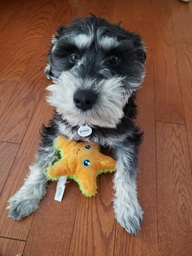
#> input picture Data/Dog.jpg, 192 x 256 px, shrunk from 756 x 1008 before the run, found by its file name
$ jupyter execute correlogram.ipynb
#> lines starting #> are read from the running program, lines starting #| are printed output that depends on the picture
[cell 1]
# This program is for the book "Digital Image Processing" by Dr. Mahmood Azimi-Sadjadi.
# Copyright Copyright (c) 2026 Yifan Yang and Dr. Mahmood Azimi-Sadjadi.
# Contact: mahmood.azimi-sadjadi@colostate.edu

[cell 2]
# give colab access to google drive
from google.colab import drive
drive.mount('/content/drive')

[cell 3]
# @title
import numpy as np
from skimage import io, color
import matplotlib.pyplot as plt
import pandas as pd
import cv2 as cv
import seaborn as sns

work_path = '/content/drive/MyDrive/DigitalImageProcessing/'

image_path=work_path + 'Data/Dog.jpg'
image=io.imread(image_path)
#> image is the input picture: shape (256, 192, 3); mean R, G, B 128.8, 94.2, 76
plt.imshow(image)
plt.title("Original Image")
plt.axis('off')
plt.show()

def color_quantization_kmeans(image_path, k_colors):
    """
    Performs color quantization on an image using K-Means clustering.

    Args:
        image_path (str): The path to the input image.
        k_colors (int): The desired number of colors in the quantized image.

    Returns:
        tuple: A tuple containing:
            - numpy.ndarray: The 2D array of color labels (indices from 0 to k_colors-1).
            - numpy.ndarray: The color-quantized image (3D, for display).
    """
#> called with k_colors = 8
    # Load the image
    img = cv.imread(image_path)
    if img is None:
        print(f"Error: Could not load image from {image_path}")
        return None, None

    # Reshape the image to a 2D array of pixels, each with 3 color channels (BGR from OpenCV)
    pixel_data = img.reshape((-1, 3))

    # Convert to float32 for K-Means processing
    pixel_data = np.float32(pixel_data)

    # Define K-Means criteria:
    criteria = (cv.TERM_CRITERIA_EPS + cv.TERM_CRITERIA_MAX_ITER, 10, 1.0)

    # Apply K-Means clustering
    compactness, labels, centers = cv.kmeans(
        pixel_data, k_colors, None, criteria, 10, cv.KMEANS_RANDOM_CENTERS)
#> compactness = 25946492.5; centers = [[56.29, 80.77, 135.3], [41.57, 39.02, 38.7], [81.53, 107.8, 158.2], [209, 206.7, 196.9], [82.31, 168.4, 214.6], [112.2, 107.7, 100.4], [163.2, 162.5, 155.3], [29.01, 54.14, 106.7]]

    # Convert cluster centers back to uint8 (color values)
    centers = np.uint8(centers)
#> centers = [[56, 80, 135], [41, 39, 38], [81, 107, 158], [208, 206, 196], [82, 168, 214], [112, 107, 100], [163, 162, 155], [29, 54, 106]]

    # Map each pixel's label to its corresponding cluster center color
    quantized_pixels = centers[labels.flatten()]

    # Reshape the quantized pixel data back to the original image dimensions for display
    quantized_image_display = quantized_pixels.reshape((img.shape))
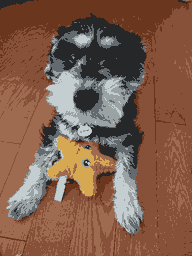
#> quantized_image_display: shape (256, 192, 3); mean B, G, R 75.7, 93.6, 128.4

    # Reshape labels to original image dimensions for correlogram calculation
    quantized_labels_2d = labels.reshape(img.shape[:2])
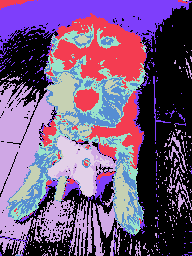
#> quantized_labels_2d: shape (256, 192) int32; 8 distinct labels, from 0 to 7; one colour per label, 0 black

    return quantized_labels_2d, quantized_image_display


def compute_color_correlogram(quantized_indices_image, colors, distances):
    """
    Computes the color correlogram of a quantized image, normalized correctly.
    """
    height, width = quantized_indices_image.shape
#> height = 256; width = 192
    c = len(colors)
    num_distances = len(distances)

    # Initialize the correlogram array with zeros (counts)
    correlogram_counts = np.zeros((c, c, num_distances), dtype=float)
    color_to_idx = {color: i for i, color in enumerate(colors)}

    # Total number of pixels N*M
    total_pixels = height * width
#> total_pixels = 49152

    # Iterate over all pixels p1 in the image
    for m1 in range(height):
        for n1 in range(width):
            p1_color_idx = quantized_indices_image[m1, n1]
            k_idx = color_to_idx[p1_color_idx]

            # Iterate over all neighbors p2 at all specified distances d
            for d_idx, d in enumerate(distances):
                # Check 8 neighbors at distance d (relative coordinates)
                for dm in [-d, 0, d]:
                    for dn in [-d, 0, d]:
                        if dm == 0 and dn == 0:
                            continue
                        m2, n2 = m1 + dm, n1 + dn

                        # Check bounds
                        if 0 <= m2 < height and 0 <= n2 < width:
                            p2_color_idx = quantized_indices_image[m2, n2]
                            l_idx = color_to_idx[p2_color_idx]
                            # Increment the count for this specific k, l, d
                            correlogram_counts[k_idx, l_idx, d_idx] += 1

    # Normalize the entire 3D array by the total number of pixels in the image
    # This yields the joint probability P(p1 color is k AND p2 color is l)
    correlogram = correlogram_counts

    return correlogram, total_pixels

if __name__ == "__main__":
    # Example usage:
    num_colors = 8  # Desired number of colors

    # Call color_quantization_kmeans with the image path
    quantized_labels, quantized_img_display = color_quantization_kmeans(image_path, num_colors)

    if quantized_labels is not None and quantized_img_display is not None:
        plt.imshow(cv.cvtColor(quantized_img_display, cv.COLOR_BGR2RGB)) # Convert BGR to RGB for matplotlib display
        plt.title(f"Quantized Image ({num_colors} colors)")
        plt.axis('off')
        plt.show()

        # Prepare for compute_color_correlogram
        # 'colors' should be the range of integer indices produced by k-means
        quantized_color_indices_range = list(range(num_colors))
        check_distances = [1, 2]

        # Compute the correlogram using the 2D quantized labels (indices)
        # Fix: Unpack the returned tuple correctly and then perform division
        correlogram_counts, total_pixels_count = compute_color_correlogram(quantized_labels, quantized_color_indices_range, check_distances)
#> total_pixels_count = 49152
        gamma = correlogram_counts / total_pixels_count

        # 3. Print results (example for gamma^d_{k,l} for specific k, l, d)
        print(f"Colors (indices): {quantized_color_indices_range}")
        print(f"Distances: {check_distances}")
        print(f"\nCorrelogram shape: {gamma.shape}")
#| Correlogram shape: (8, 8, 2)

        # Visualize each slice of the correlogram as a heatmap
        for d_idx, d_val in enumerate(check_distances):
            plt.figure(figsize=(8, 6))
            sns.heatmap(gamma[:, :, d_idx],
                        annot=True, fmt=".2f", cmap="viridis",
                        xticklabels=quantized_color_indices_range,
                        yticklabels=quantized_color_indices_range)
            plt.title(f"Color Correlogram (d={d_val})")
            plt.xlabel("Neighbor Color Index (l)")
            plt.ylabel("Central Color Index (k)")
            plt.show()
#> this loop made 2 passes
#> pass 1, `plt.show()`:
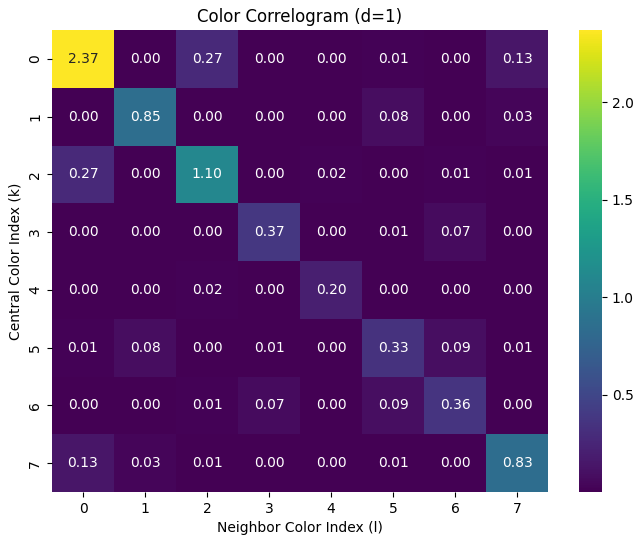
#> figure drawn by matplotlib, 2 panels
#> pass 2, `plt.show()`:
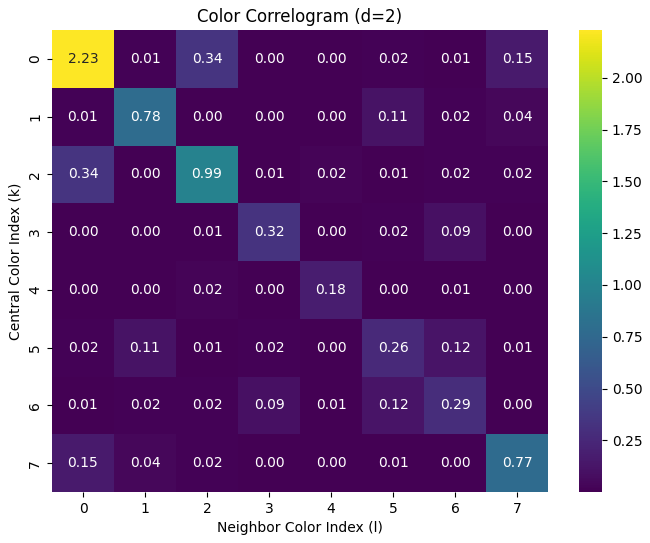
#> figure drawn by matplotlib, 2 panels

        # Example: Probability a pixel of color 0 has a neighbor of color 1 at distance 1
        if num_colors > 1 and len(check_distances) > 0:
            k_idx_0 = 0 # Using 0-based indices for quantized colors
            l_idx_1 = 0
            d_idx_1 = check_distances.index(1) if 1 in check_distances else -1
            if d_idx_1 != -1:
                prob_0_1_d1 = gamma[k_idx_0, l_idx_1, d_idx_1]
#> prob_0_1_d1 = 2.37
                print(f"\nProbability (k=0, l=1, d=1): {prob_0_1_d1:.4f}")
#| Probability (k=0, l=1, d=1): 2.3699

        # Example: Autocorrelogram value for color 2 at distance 2
        if num_colors > 2 and len(check_distances) > 1:
            k_idx_2 = 2
            l_idx_2 = 2
            d_idx_2 = check_distances.index(2) if 2 in check_distances else -1
            if d_idx_2 != -1:
                prob_2_2_d2 = gamma[k_idx_2, l_idx_2, d_idx_2]
#> prob_2_2_d2 = 0.989
                print(f"Autocorrelogram (k=2, d=2): {prob_2_2_d2:.4f}")
#| Autocorrelogram (k=2, d=2): 0.9894

[cell 4]
import numpy as np
from skimage import io
import matplotlib.pyplot as plt
import cv2 as cv
import seaborn as sns

work_path = '/content/drive/MyDrive/DigitalImageProcessing/'

image_path = work_path + 'Data/Dog.jpg'


def color_quantization_kmeans(image_path, k_colors):
    """
    Performs color quantization on an image using K-Means clustering.

    Args:
        image_path (str): The path to the input image.
        k_colors (int): The desired number of colors in the quantized image.

    Returns:
        tuple: A tuple containing:
            - numpy.ndarray: The 2D array of color labels (indices from 0 to k_colors-1).
            - numpy.ndarray: The color-quantized image (3D, for display).
    """
#> called with k_colors = 14
    # Load the image (OpenCV reads as BGR)
    img = cv.imread(image_path)
    if img is None:
        print(f"Error: Could not load image from {image_path}")
        return None, None

    # Reshape the image to a 2D array of pixels, each with 3 color channels (BGR from OpenCV)
    pixel_data = img.reshape((-1, 3)).astype(np.float32)

    # Define K-Means criteria:
    criteria = (cv.TERM_CRITERIA_EPS + cv.TERM_CRITERIA_MAX_ITER, 10, 1.0)

    # Apply K-Means clustering
    compactness, labels, centers = cv.kmeans(
        pixel_data, k_colors, None, criteria, 10, cv.KMEANS_RANDOM_CENTERS)
#> compactness = 15826362.3; centers = 14 rows, first 8: [171.3, 171.4, 163.9], [26.61, 25.67, 28.53], [81.48, 168.7, 216.5], [57.05, 81.55, 136.1], [79.53, 106.7, 158.1], [29.11, 55.06, 109.3], [192.5, 192.7, 183.7], [155.3, 151.7, 142]

    # Convert cluster centers back to uint8 (color values)
    centers = np.uint8(centers)
#> centers = 14 rows, first 8: [171, 171, 163], [26, 25, 28], [81, 168, 216], [57, 81, 136], [79, 106, 158], [29, 55, 109], [192, 192, 183], [155, 151, 141]

    # Map each pixel's label to its corresponding cluster center color
    quantized_pixels = centers[labels.flatten()]

    # Reshape the quantized pixel data back to the original image dimensions for display
    quantized_image_display = quantized_pixels.reshape((img.shape))
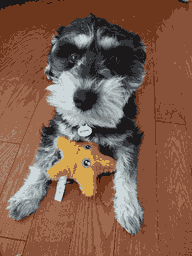
#> quantized_image_display: shape (256, 192, 3); mean B, G, R 75.7, 93.7, 128.5

    # Reshape labels to original image dimensions (labels are cluster indices)
    quantized_labels_2d = labels.reshape(img.shape[:2])
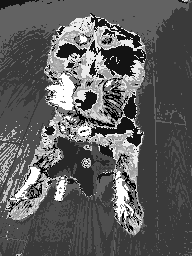
#> quantized_labels_2d: shape (256, 192) int32; min 0, max 13, mean 4.8; drawn with min black and max white

    return quantized_labels_2d, quantized_image_display


def compute_color_correlogram(quantized_image, colors, distances=[1]):
    """
    Computes the color correlogram for the given quantized 2D label image.

    Args:
        quantized_image (np.ndarray): 2D array of quantized color indices (shape: H x W).
        colors (iterable): Iterable of color indices present (e.g., range(k)).
        distances (list or iterable): List of integer distances to compute correlogram for.

    Returns:
        tuple:
            - correlogram_counts: np.ndarray of shape (num_colors, num_colors, num_distances)
              where correlogram_counts[k, l, d_idx] is the number of neighbor occurrences
              of color l around central color k at distance distances[d_idx].
            - total_neighbors: np.ndarray of shape (num_colors, num_distances) giving the
              total number of neighbor positions examined for each central color k and distance d.
    Notes:
        The correlogram values can be normalized by dividing correlogram_counts by
        total_neighbors[:, np.newaxis, :] (take care to avoid division by zero).
    """
    height, width = quantized_image.shape
#> height = 256; width = 192
    colors = list(colors)
    num_colors = len(colors)
    distances = list(distances)
    num_dist = len(distances)

    # Preallocate arrays
    correlogram_counts = np.zeros((num_colors, num_colors, num_dist), dtype=np.float64)
    total_neighbors = np.zeros((num_colors, num_dist), dtype=np.float64)

    # Map color value -> index in colors list (in case colors are not 0..K-1)
    color_to_idx = {c: i for i, c in enumerate(colors)}

    # For each central color, get coordinates once
    coords_by_color = {}
    for c in colors:
        coords = np.argwhere(quantized_image == c)
        coords_by_color[c] = coords
#> after the loop, coords_by_color = 14 items

    # For each distance, define the 8 discrete directions on the "ring" of radius d
    for d_idx, d in enumerate(distances):
        offsets = [(-d, -d), (-d, 0), (-d, d),
                   (0, -d), (0, d),
                   (d, -d), (d, 0), (d, d)]

        for c_k in colors:
            k_idx = color_to_idx[c_k]
            coords = coords_by_color[c_k]
            if coords.size == 0:
                # No pixels of this color in the image
                continue

            for (m1, n1) in coords:
                for (dm, dn) in offsets:
                    m2, n2 = m1 + dm, n1 + dn
                    if 0 <= m2 < height and 0 <= n2 < width:
                        total_neighbors[k_idx, d_idx] += 1
                        neighbor_color = quantized_image[m2, n2]
                        # Only count if neighbor_color is among provided colors
                        if neighbor_color in color_to_idx:
                            l_idx = color_to_idx[neighbor_color]
                            correlogram_counts[k_idx, l_idx, d_idx] += 1
#> after the loop, total_neighbors = 14 rows, first 8: [11493, 11493, 11493], [26620, 26485, 26367], [10280, 10280, 10280], [134870, 133591, 132305], [60528, 60033, 59511], [52123, 51455, 50793], [12496, 12496, 12496], [9616, 9616, 9616]

    return correlogram_counts, total_neighbors


if __name__ == "__main__":
    # Show original image (using skimage.io for display convenience)
    img_for_display = io.imread(image_path)
    plt.imshow(img_for_display)
    plt.title("Original Image")
    plt.axis('off')
    plt.show()

    # Example usage:
    num_colors = 14  # Desired number of colors

    # Call color_quantization_kmeans with the image path
    quantized_labels, quantized_img_display = color_quantization_kmeans(image_path, num_colors)

    if quantized_labels is not None and quantized_img_display is not None:
        plt.imshow(cv.cvtColor(quantized_img_display, cv.COLOR_BGR2RGB))  # Convert BGR to RGB for matplotlib display
        plt.title(f"Quantized Image ({num_colors} colors)")
        plt.axis('off')
        plt.show()

        # Prepare for compute_color_correlogram
        quantized_color_indices_range = list(range(num_colors))
        check_distances = [1, 2, 3]

        # Compute the correlogram using the 2D quantized labels (indices)
        correlogram_counts, total_neighbors = compute_color_correlogram(
            quantized_labels, quantized_color_indices_range, check_distances)

        # Normalize: avoid division by zero
        # total_neighbors shape: (num_colors, num_distances)
        # correlogram_counts shape: (num_colors, num_colors, num_distances)
        denom = total_neighbors[:, np.newaxis, :]  # shape (num_colors,1,num_distances) for broadcasting
#> denom has the same summary as total_neighbors in compute_color_correlogram
        with np.errstate(divide='ignore', invalid='ignore'):
            gamma = np.divide(correlogram_counts, denom)
            gamma = np.nan_to_num(gamma, nan=0.0, posinf=0.0, neginf=0.0)

        print(f"Colors (indices): {quantized_color_indices_range}")
        print(f"Distances: {check_distances}")
        print(f"\nCorrelogram (gamma) shape: {gamma.shape}  # (k, l, d)")
#| Correlogram (gamma) shape: (14, 14, 3)  # (k, l, d)

        # Visualize each slice of the correlogram as a heatmap
        for d_idx, d_val in enumerate(check_distances):
            plt.figure(figsize=(8, 6))
            sns.heatmap(gamma[:, :, d_idx],
                        annot=True, fmt=".3f", cmap="viridis",
                        xticklabels=quantized_color_indices_range,
                        yticklabels=quantized_color_indices_range)
            plt.title(f"Color Correlogram (d={d_val})")
            plt.xlabel("Neighbor Color Index (l)")
            plt.ylabel("Central Color Index (k)")
            plt.show()
#> this loop made 3 passes
#> pass 1, `plt.show()`:
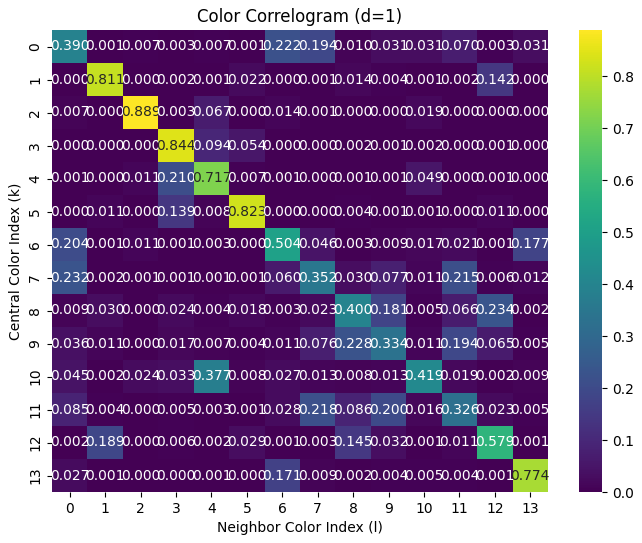
#> figure drawn by matplotlib, 2 panels
#> pass 2, `plt.show()`:
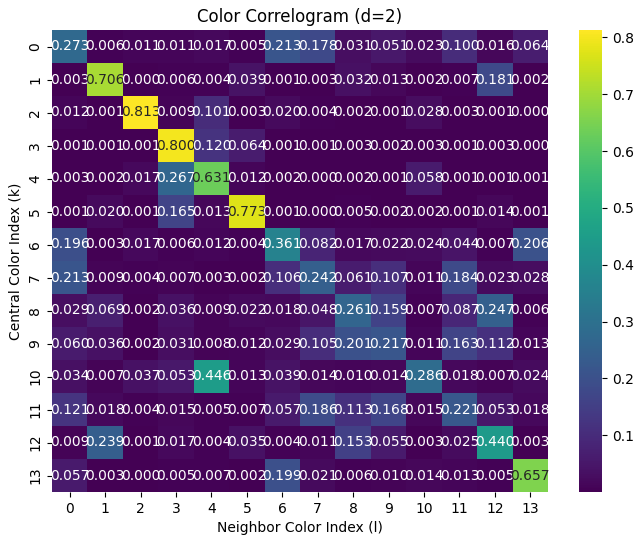
#> figure drawn by matplotlib, 2 panels

        # Example: Probability a pixel of color 0 has a neighbor of color 1 at distance 1
        if num_colors > 1 and len(check_distances) > 0:
            k_idx_0 = 0  # central color index
            l_idx_1 = 1  # neighbor color index
            if 1 in check_distances:
                d_idx_1 = check_distances.index(1)
                prob_0_1_d1 = gamma[k_idx_0, l_idx_1, d_idx_1]
#> prob_0_1_d1 = 0.000609
                print(f"\nProbability (k=0, l=1, d=1): {prob_0_1_d1:.4f}")
#| Probability (k=0, l=1, d=1): 0.0006

        # Example: Autocorrelogram value for color 2 at distance 2
        if num_colors > 2 and 2 in check_distances:
            k_idx_2 = 2
            d_idx_2 = check_distances.index(2)
            prob_2_2_d2 = gamma[k_idx_2, k_idx_2, d_idx_2]
#> prob_2_2_d2 = 0.813
            print(f"Autocorrelogram (k=2, d=2): {prob_2_2_d2:.4f}")
#| Autocorrelogram (k=2, d=2): 0.8130
